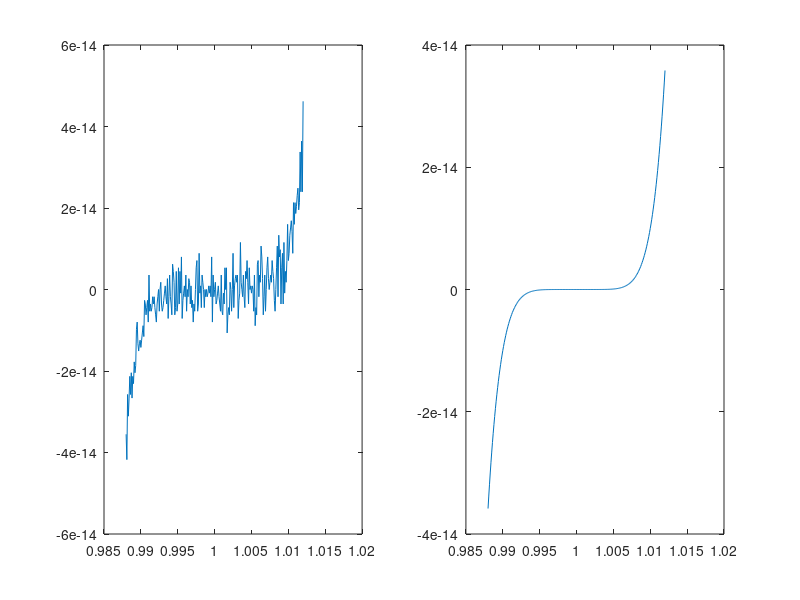

Write the MATLAB code that produced this figure.
%% Valutazione del polinomio con Roundoff

x = 0.988:.0001:1.012;
y = x.^7 - 7*x.^6 + 21*x.^5 - 35*x.^4 + 35*x.^3 -21*x.^2 + 7*x - 1 ;
figure(1)
subplot(1,2,1)
plot(x,y)

%% Roundoff
y = (x-1).^7;
figure(1)
subplot(1,2,2)
plot(x,y)